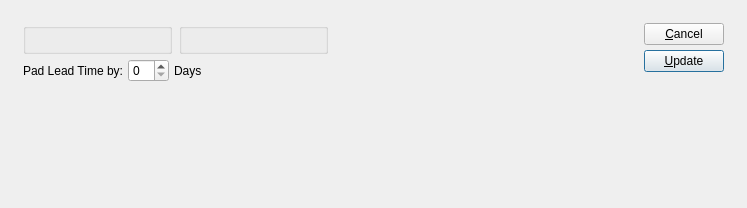
<?xml version="1.0" encoding="UTF-8"?>
<ui version="4.0">
 <comment>This file is part of the xTuple ERP: PostBooks Edition, a free and
open source Enterprise Resource Planning software suite,
Copyright (c) 1999-2018 by OpenMFG LLC, d/b/a xTuple.
It is licensed to you under the Common Public Attribution License
version 1.0, the full text of which (including xTuple-specific Exhibits)
is available at www.xtuple.com/CPAL.  By using this software, you agree
to be bound by its terms.</comment>
 <class>updateItemSiteLeadTimes</class>
 <widget class="QDialog" name="updateItemSiteLeadTimes">
  <property name="geometry">
   <rect>
    <x>0</x>
    <y>0</y>
    <width>747</width>
    <height>208</height>
   </rect>
  </property>
  <property name="windowTitle">
   <string>Update Item Site Lead Time Days</string>
  </property>
  <layout class="QGridLayout" name="gridLayout_2">
   <item row="0" column="0">
    <layout class="QGridLayout" name="gridLayout">
     <property name="margin">
      <number>12</number>
     </property>
     <property name="spacing">
      <number>12</number>
     </property>
     <item row="0" column="0">
      <layout class="QVBoxLayout">
       <property name="spacing">
        <number>0</number>
       </property>
       <item>
        <layout class="QVBoxLayout">
         <property name="spacing">
          <number>5</number>
         </property>
         <item>
          <layout class="QHBoxLayout">
           <property name="spacing">
            <number>7</number>
           </property>
           <item>
            <layout class="QVBoxLayout">
             <property name="spacing">
              <number>0</number>
             </property>
             <item>
              <widget class="WarehouseGroup" name="_warehouse">
               <property name="title">
                <string/>
               </property>
               <property name="fixedSize">
                <bool>false</bool>
               </property>
              </widget>
             </item>
            </layout>
           </item>
           <item>
            <widget class="ParameterGroup" name="_classCode">
             <property name="title">
              <string/>
             </property>
             <property name="fixedSize">
              <bool>false</bool>
             </property>
            </widget>
           </item>
          </layout>
         </item>
         <item>
          <layout class="QHBoxLayout">
           <property name="spacing">
            <number>0</number>
           </property>
           <item>
            <layout class="QHBoxLayout">
             <property name="spacing">
              <number>5</number>
             </property>
             <item>
              <widget class="QLabel" name="_leadTimePadLit">
               <property name="text">
                <string>Pad Lead Time by:</string>
               </property>
               <property name="alignment">
                <set>Qt::AlignRight|Qt::AlignTrailing|Qt::AlignVCenter</set>
               </property>
              </widget>
             </item>
             <item>
              <widget class="QSpinBox" name="_leadTimePad"/>
             </item>
             <item>
              <widget class="QLabel" name="_daysLit">
               <property name="text">
                <string>Days</string>
               </property>
               <property name="alignment">
                <set>Qt::AlignLeading|Qt::AlignLeft|Qt::AlignVCenter</set>
               </property>
              </widget>
             </item>
            </layout>
           </item>
           <item>
            <spacer>
             <property name="orientation">
              <enum>Qt::Horizontal</enum>
             </property>
             <property name="sizeType">
              <enum>QSizePolicy::Expanding</enum>
             </property>
             <property name="sizeHint" stdset="0">
              <size>
               <width>20</width>
               <height>20</height>
              </size>
             </property>
            </spacer>
           </item>
          </layout>
         </item>
        </layout>
       </item>
       <item>
        <spacer>
         <property name="orientation">
          <enum>Qt::Vertical</enum>
         </property>
         <property name="sizeType">
          <enum>QSizePolicy::Expanding</enum>
         </property>
         <property name="sizeHint" stdset="0">
          <size>
           <width>20</width>
           <height>0</height>
          </size>
         </property>
        </spacer>
       </item>
      </layout>
     </item>
     <item row="0" column="1">
      <spacer name="horizontalSpacer">
       <property name="orientation">
        <enum>Qt::Horizontal</enum>
       </property>
       <property name="sizeHint" stdset="0">
        <size>
         <width>0</width>
         <height>20</height>
        </size>
       </property>
      </spacer>
     </item>
     <item row="0" column="2">
      <layout class="QVBoxLayout">
       <property name="spacing">
        <number>5</number>
       </property>
       <item>
        <widget class="QPushButton" name="_close">
         <property name="text">
          <string>&amp;Cancel</string>
         </property>
        </widget>
       </item>
       <item>
        <widget class="QPushButton" name="_update">
         <property name="text">
          <string>&amp;Update</string>
         </property>
         <property name="default">
          <bool>true</bool>
         </property>
        </widget>
       </item>
       <item>
        <spacer>
         <property name="orientation">
          <enum>Qt::Vertical</enum>
         </property>
         <property name="sizeHint" stdset="0">
          <size>
           <width>20</width>
           <height>20</height>
          </size>
         </property>
        </spacer>
       </item>
      </layout>
     </item>
    </layout>
   </item>
  </layout>
 </widget>
 <layoutdefault spacing="6" margin="11"/>
 <customwidgets>
  <customwidget>
   <class>ParameterGroup</class>
   <extends>QGroupBox</extends>
   <header>parametergroup.h</header>
   <container>1</container>
  </customwidget>
  <customwidget>
   <class>WarehouseGroup</class>
   <extends>QGroupBox</extends>
   <header>warehousegroup.h</header>
   <container>1</container>
  </customwidget>
 </customwidgets>
 <tabstops>
  <tabstop>_warehouse</tabstop>
  <tabstop>_classCode</tabstop>
  <tabstop>_leadTimePad</tabstop>
  <tabstop>_update</tabstop>
  <tabstop>_close</tabstop>
 </tabstops>
 <resources/>
 <connections>
  <connection>
   <sender>_close</sender>
   <signal>clicked()</signal>
   <receiver>updateItemSiteLeadTimes</receiver>
   <slot>reject()</slot>
   <hints>
    <hint type="sourcelabel">
     <x>20</x>
     <y>20</y>
    </hint>
    <hint type="destinationlabel">
     <x>20</x>
     <y>20</y>
    </hint>
   </hints>
  </connection>
 </connections>
</ui>
